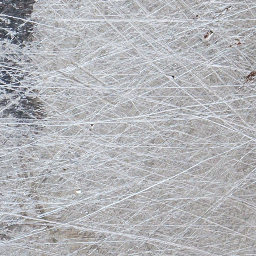
#> input picture data/anomaly/test/good/real_clean_0000.png, 256 x 256 px
$ python generate_training_data.py
#> lines starting #> are read from the running program, lines starting #| are printed output that depends on the picture
"""Generate a synthetic anomaly detection dataset from real metal surface images.

Creates training data by:
- Extracting clean patches from relatively clean areas → train/good/
- Extracting patches with visible defects (scratches, stains) → test/defect/
- Extracting cleaner patches → test/good/

Also generates synthetic "good" images with controlled noise/texture.

Usage:
    python scripts/generate_training_data.py
"""

from __future__ import annotations

import random
from pathlib import Path

import cv2
import numpy as np

PROJECT_ROOT = Path(__file__).resolve().parent.parent
OUTPUT_DIR = PROJECT_ROOT / "data" / "anomaly"
PATCH_SIZE = 256


def extract_patches(image: np.ndarray, patch_size: int, stride: int) -> list[np.ndarray]:
    """Extract non-overlapping patches from an image."""
    h, w = image.shape[:2]
    patches = []
    for y in range(0, h - patch_size + 1, stride):
        for x in range(0, w - patch_size + 1, stride):
            patch = image[y:y + patch_size, x:x + patch_size]
            patches.append(patch)
    return patches


def compute_defect_score(patch: np.ndarray) -> float:
    """Estimate how 'defective' a patch looks based on edge density and darkness."""
    gray = cv2.cvtColor(patch, cv2.COLOR_BGR2GRAY)

    # Edge density (scratches = high edges)
    edges = cv2.Canny(gray, 50, 150)
    edge_density = np.mean(edges) / 255.0

    # Dark region ratio (stains/contamination)
    dark_ratio = np.mean(gray < 100) / 255.0

    # Variance (texture complexity)
    variance = np.std(gray.astype(float)) / 128.0

    score = 0.4 * edge_density + 0.3 * dark_ratio + 0.3 * variance
    return float(score)


def generate_clean_metal(size: int = 256, n: int = 50) -> list[np.ndarray]:
    """Generate synthetic clean metal surface patches."""
#> called with size = 256, n = 150
    patches = []
    for _ in range(n):
        # Base gray metal color
        base_val = random.randint(160, 210)
        img = np.full((size, size, 3), base_val, dtype=np.uint8)

        # Add slight color variation
        for c in range(3):
            offset = random.randint(-10, 10)
            img[:, :, c] = np.clip(img[:, :, c].astype(int) + offset, 0, 255).astype(np.uint8)

        # Add subtle Gaussian noise
        noise = np.random.normal(0, random.uniform(3, 8), img.shape).astype(np.int16)
        img = np.clip(img.astype(np.int16) + noise, 0, 255).astype(np.uint8)

        # Add subtle directional brushing texture
        if random.random() > 0.3:
            kernel_size = random.choice([3, 5, 7])
            angle = random.uniform(0, 180)
            kernel = np.zeros((kernel_size, kernel_size))
            kernel[kernel_size // 2, :] = 1
            M = cv2.getRotationMatrix2D((kernel_size // 2, kernel_size // 2), angle, 1)
            kernel = cv2.warpAffine(kernel, M, (kernel_size, kernel_size))
            kernel /= kernel.sum() + 1e-7
            img = cv2.filter2D(img, -1, kernel)

        # Slight Gaussian blur
        img = cv2.GaussianBlur(img, (3, 3), 0.5)

        patches.append(img)
    return patches


def generate_defect_patches(size: int = 256, n: int = 30) -> list[np.ndarray]:
    """Generate synthetic defective metal patches with scratches/stains."""
    patches = []
    for _ in range(n):
        # Start with clean base
        base_val = random.randint(160, 210)
        img = np.full((size, size, 3), base_val, dtype=np.uint8)
        noise = np.random.normal(0, 5, img.shape).astype(np.int16)
        img = np.clip(img.astype(np.int16) + noise, 0, 255).astype(np.uint8)

        defect_type = random.choice(["scratch", "stain", "crack", "mixed"])

        if defect_type in ("scratch", "mixed"):
            # Draw random scratches
            n_scratches = random.randint(2, 8)
            for _ in range(n_scratches):
                pt1 = (random.randint(0, size), random.randint(0, size))
                pt2 = (random.randint(0, size), random.randint(0, size))
                color_val = random.randint(100, 220)
                thickness = random.randint(1, 3)
                cv2.line(img, pt1, pt2, (color_val, color_val, color_val), thickness)

        if defect_type in ("stain", "mixed"):
            # Draw random dark stains
            n_stains = random.randint(1, 4)
            for _ in range(n_stains):
                cx = random.randint(20, size - 20)
                cy = random.randint(20, size - 20)
                radius = random.randint(10, 50)
                darkness = random.randint(40, 120)
                mask = np.zeros((size, size), dtype=np.float32)
                cv2.circle(mask, (cx, cy), radius, 1.0, -1)
                mask = cv2.GaussianBlur(mask, (21, 21), radius / 3)
                for c in range(3):
                    channel = img[:, :, c].astype(np.float32)
                    channel = channel * (1 - mask * 0.6) + darkness * mask * 0.6
                    img[:, :, c] = np.clip(channel, 0, 255).astype(np.uint8)

        if defect_type in ("crack", "mixed"):
            # Draw crack-like pattern
            x, y = random.randint(30, size - 30), random.randint(30, size - 30)
            for _ in range(random.randint(5, 15)):
                dx = random.randint(-20, 20)
                dy = random.randint(-20, 20)
                nx, ny = np.clip(x + dx, 0, size - 1), np.clip(y + dy, 0, size - 1)
                cv2.line(img, (x, y), (nx, ny), (60, 60, 60), 1)
                x, y = nx, ny

        patches.append(img)
    return patches


def main():
    print("=" * 60)
    print("GENERATING ANOMALY DETECTION TRAINING DATASET")
    print("=" * 60)

    # Source image
    source_path = "/Users/zinko/Downloads/texture-background (1).jpg"
    source = cv2.imread(source_path)

    train_good_dir = OUTPUT_DIR / "train" / "good"
    test_good_dir = OUTPUT_DIR / "test" / "good"
    test_defect_dir = OUTPUT_DIR / "test" / "defect"

    train_good_dir.mkdir(parents=True, exist_ok=True)
    test_good_dir.mkdir(parents=True, exist_ok=True)
    test_defect_dir.mkdir(parents=True, exist_ok=True)

    if source is not None:
        print(f"\n[1] Extracting patches from real image: {source_path}")
        h, w = source.shape[:2]

        # Resize to manageable size for patch extraction
        scale = min(2048 / w, 2048 / h)
        if scale < 1:
            source = cv2.resize(source, (int(w * scale), int(h * scale)))
            print(f"    Resized to {source.shape[1]}x{source.shape[0]}")

        patches = extract_patches(source, PATCH_SIZE, stride=PATCH_SIZE // 2)
        print(f"    Extracted {len(patches)} patches")

        # Score each patch
        scored = [(p, compute_defect_score(p)) for p in patches]
        scored.sort(key=lambda x: x[1])

        # Bottom 40% = relatively clean → train/good
        n_clean = max(int(len(scored) * 0.4), 10)
        clean_patches = [p for p, _ in scored[:n_clean]]

        # Top 30% = most defective → test/defect
        n_defect = max(int(len(scored) * 0.3), 5)
        defect_patches = [p for p, _ in scored[-n_defect:]]

        # Middle band → test/good
        mid_start = n_clean
        mid_end = len(scored) - n_defect
        mid_patches = [p for p, _ in scored[mid_start:mid_end]]

        # Save real patches
        for i, p in enumerate(clean_patches):
            cv2.imwrite(str(train_good_dir / f"real_clean_{i:04d}.png"), p)
        print(f"    train/good (real): {len(clean_patches)} patches")

        for i, p in enumerate(mid_patches[:20]):
            cv2.imwrite(str(test_good_dir / f"real_clean_{i:04d}.png"), p)
        print(f"    test/good (real):  {min(len(mid_patches), 20)} patches")

        for i, p in enumerate(defect_patches):
            cv2.imwrite(str(test_defect_dir / f"real_defect_{i:04d}.png"), p)
        print(f"    test/defect (real): {len(defect_patches)} patches")
    else:
        print(f"\n[1] Source image not found at {source_path}, using synthetic data only")

    # Generate synthetic data
    print("\n[2] Generating synthetic clean metal patches")
    synthetic_clean = generate_clean_metal(PATCH_SIZE, n=150)
    for i, p in enumerate(synthetic_clean[:120]):
        cv2.imwrite(str(train_good_dir / f"synth_clean_{i:04d}.png"), p)
#> this loop made 120 passes
#> pass 1, in main, `cv2.imwrite(str(train_good_dir / f"synth_clean_{i:04d}.png"), p)`:
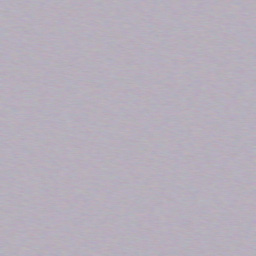
#> saved as synth_clean_0000.png: shape (256, 256, 3); mean B, G, R 187, 175, 182
    for i, p in enumerate(synthetic_clean[120:]):
        cv2.imwrite(str(test_good_dir / f"synth_clean_{i:04d}.png"), p)
#> this loop made 30 passes
#> pass 1, in main, `cv2.imwrite(str(test_good_dir / f"synth_clean_{i:04d}.png"), p)`:
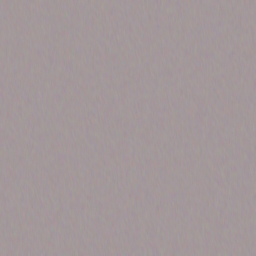
#> saved as synth_clean_0000.png: shape (256, 256, 3); mean B, G, R 154, 152, 163
    print(f"    train/good (synthetic): 120 patches")
    print(f"    test/good (synthetic):  30 patches")

    print("\n[3] Generating synthetic defect patches")
    synthetic_defect = generate_defect_patches(PATCH_SIZE, n=50)
    for i, p in enumerate(synthetic_defect):
        cv2.imwrite(str(test_defect_dir / f"synth_defect_{i:04d}.png"), p)
#> this loop made 50 passes
#> pass 1, in main, `cv2.imwrite(str(test_defect_dir / f"synth_defect_{i:04d}.png"), p)`:
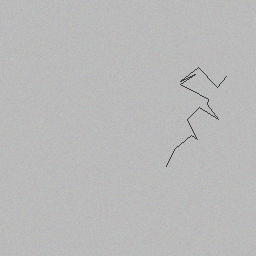
#> saved as synth_defect_0000.png: shape (256, 256, 3); mean B, G, R 185.6, 185.6, 185.6
#> pass 2, in main, `cv2.imwrite(str(test_defect_dir / f"synth_defect_{i:04d}.png"), p)`:
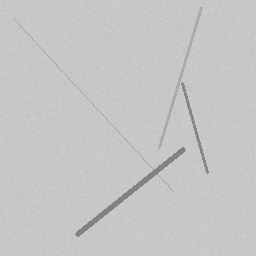
#> saved as synth_defect_0001.png: shape (256, 256, 3); mean B, G, R 197.7, 197.7, 197.7
    print(f"    test/defect (synthetic): 50 patches")

    # Apply augmentations to training set (flips, rotations)
    print("\n[4] Augmenting training set")
    train_images = list(train_good_dir.glob("*.png"))
    aug_count = 0
    for img_path in train_images:
        img = cv2.imread(str(img_path))
#> img is the input picture: shape (256, 256, 3); mean B, G, R 182.7, 179, 178
        if img is None:
            continue

        # Horizontal flip
        flipped = cv2.flip(img, 1)
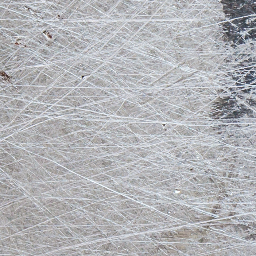
#> flipped: shape (256, 256, 3); mean B, G, R 182.7, 179, 178
        cv2.imwrite(str(train_good_dir / f"aug_hflip_{img_path.stem}.png"), flipped)
        aug_count += 1

        # 90 degree rotation
        rotated = cv2.rotate(img, cv2.ROTATE_90_CLOCKWISE)
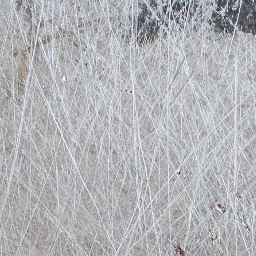
#> rotated: shape (256, 256, 3); mean B, G, R 182.7, 179, 178
        cv2.imwrite(str(train_good_dir / f"aug_rot90_{img_path.stem}.png"), rotated)
        aug_count += 1

    print(f"    Generated {aug_count} augmented images")

    # Summary
    train_count = len(list(train_good_dir.glob("*")))
    test_good_count = len(list(test_good_dir.glob("*")))
    test_defect_count = len(list(test_defect_dir.glob("*")))

    print("\n" + "=" * 60)
    print("DATASET SUMMARY")
    print("=" * 60)
    print(f"  {OUTPUT_DIR}/")
    print(f"    train/good/   — {train_count} images")
    print(f"    test/good/    — {test_good_count} images")
    print(f"    test/defect/  — {test_defect_count} images")
    print(f"    Total:          {train_count + test_good_count + test_defect_count} images")
    print("=" * 60)


if __name__ == "__main__":
    main()

$ run again, on data/anomaly/train/good/aug_hflip_real_clean_0002.png
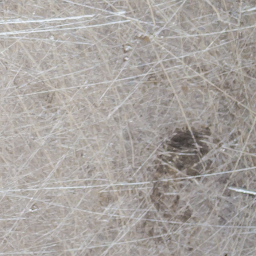
#> input picture data/anomaly/train/good/aug_hflip_real_clean_0002.png, 256 x 256 px
#> in main, img is the input picture: shape (256, 256, 3); mean B, G, R 159.3, 163.1, 168.4
#> in main, `flipped = cv2.flip(img, 1)`:
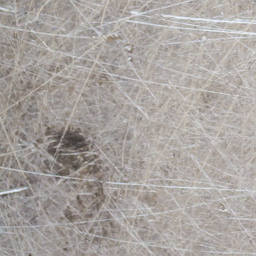
#> flipped: shape (256, 256, 3); mean B, G, R 159.3, 163.1, 168.4
#> in main, `rotated = cv2.rotate(img, cv2.ROTATE_90_CLOCKWISE)`:
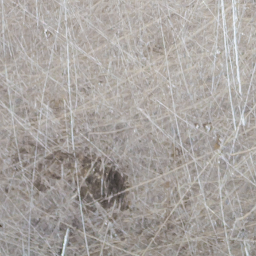
#> rotated: shape (256, 256, 3); mean B, G, R 159.3, 163.1, 168.4
